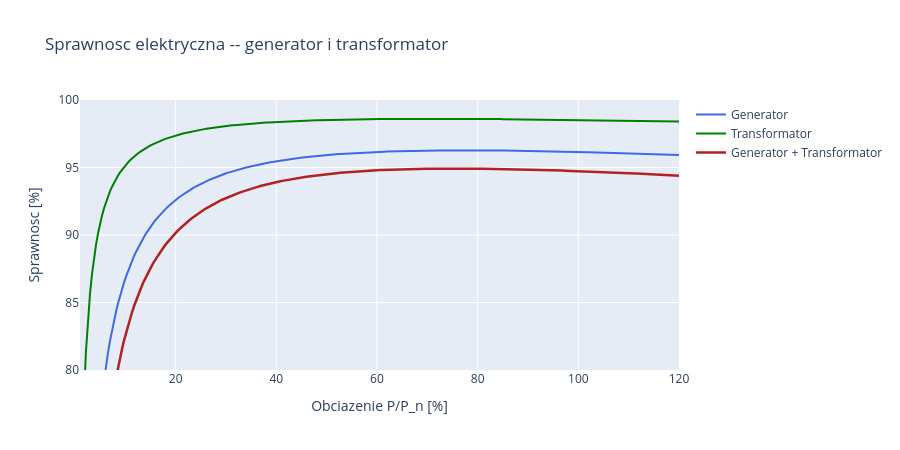

Notebook code cell kept with this figure:
### Markdown cell above
---
## Krok 2: Transformator (opcjonalny)

Transformator podwyzszajacy napiecie ma analogiczna strukture strat:

$$\eta_{tr} = \frac{P}{P + k_{Cu,tr} \cdot (P/P_n)^2 + k_{Fe,tr}}$$

Straty transformatora sa mniejsze niz generatora (brak czesci ruchomych):
- $k_{Cu,tr}$ = 0.8--1.5%
- $k_{Fe,tr}$ = 0.3--0.8%

Transformator jest **opcjonalny** w modelu -- nie kazda EW go wymaga
(np. przy niskim napieciu i krotkim przesyle).

**Prompt do LLM:**
> *"Narysuj sprawnosc generatora, transformatora i ich zlozenia w funkcji obciazenia.
> Zaznacz na wykresie wartosci przy 100% obciazenia."*

**Uzyte funkcje:** `generator_efficiency()` z `src.generator`; inline `transformer_efficiency`, `electrical_efficiency`.

### Code cell
eta_g = generator_efficiency(P_ratio)
eta_t = transformer_efficiency(P_ratio)
eta_both = electrical_efficiency(P_ratio, include_trafo=True)
eta_no_trafo = electrical_efficiency(P_ratio, include_trafo=False)

fig = go.Figure()
fig.add_trace(go.Scatter(x=P_ratio*100, y=eta_g*100, mode='lines',
    name='Generator', line=dict(color='royalblue', width=2)))
fig.add_trace(go.Scatter(x=P_ratio*100, y=eta_t*100, mode='lines',
    name='Transformator', line=dict(color='green', width=2)))
fig.add_trace(go.Scatter(x=P_ratio*100, y=eta_both*100, mode='lines',
    name='Generator + Transformator', line=dict(color='firebrick', width=2.5)))

fig.update_layout(
    title='Sprawnosc elektryczna -- generator i transformator',
    xaxis_title='Obciazenie P/P_n [%]',
    yaxis_title='Sprawnosc [%]',
    yaxis_range=[80, 100],
    height=450, hovermode='x unified',
)
fig.show()

print(f'Przy pelnym obciazeniu:')
print(f'  Generator:     {float(generator_efficiency(1.0)):.1%}')
print(f'  Transformator: {float(transformer_efficiency(1.0)):.1%}')
print(f'  Lacznie:       {float(electrical_efficiency(1.0)):.1%}')

### Figure 1 — Plotly figure (JSON) as saved in the notebook; plotly's stock layout.template omitted (floating-point values rounded to 4 significant figures; data arrays with more than 128 entries replaced by an {"elided": "..."} marker saying what was removed)
{"data": [{"line": {"color": "royalblue", "width": 2}, "mode": "lines", "name": "Generator", "type": "scatter", "x": {"elided": "300 float values"}, "y": {"elided": "300 float values"}}, {"line": {"color": "green", "width": 2}, "mode": "lines", "name": "Transformator", "type": "scatter", "x": {"elided": "300 float values"}, "y": {"elided": "300 float values"}}, {"line": {"color": "firebrick", "width": 2.5}, "mode": "lines", "name": "Generator + Transformator", "type": "scatter", "x": {"elided": "300 float values"}, "y": {"elided": "300 float values"}}], "layout": {"height": 450, "hovermode": "x unified", "title": {"text": "Sprawnosc elektryczna -- generator i transformator"}, "xaxis": {"title": {"text": "Obciazenie P/P_n [%]"}}, "yaxis": {"range": [80, 100], "title": {"text": "Sprawnosc [%]"}}}}
